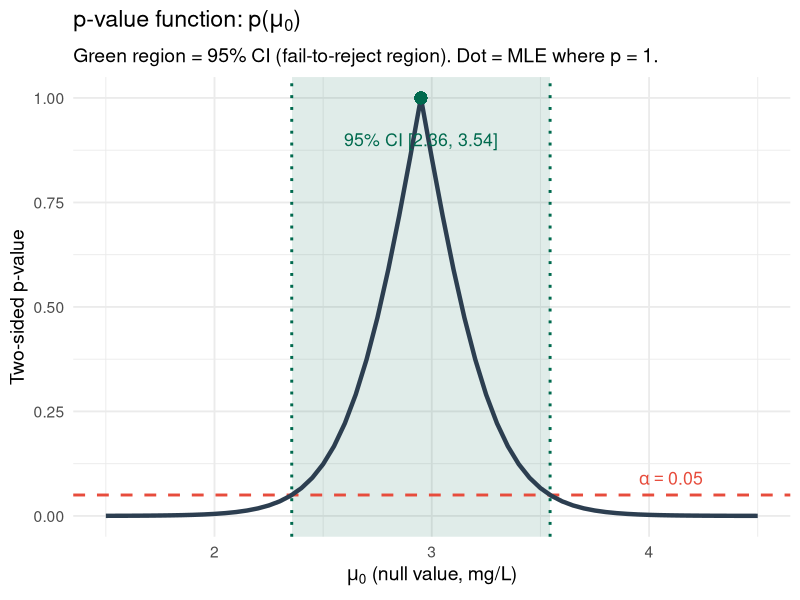
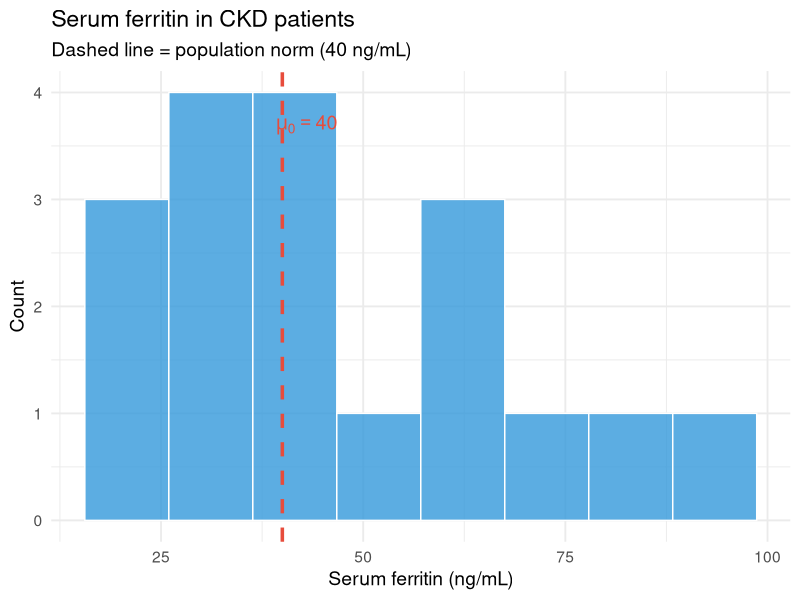

Write the R code that produced these figures, in order.
## ---- chunk 1
#| label: "setup"
#| include: false
knitr::opts_chunk$set(echo = TRUE, warning = FALSE, message = FALSE)
library(tidyverse)
library(patchwork)
set.seed(551)
theme_set(theme_minimal(base_size = 14))
## ---- chunk 2
# Under H0: sum(X_i) ~ Poisson(6 * 2) = Poisson(12)
# Find smallest c such that P(Y >= c | Y ~ Pois(12)) <= 0.05
c_vals <- 12:25
alpha_vals <- 1 - ppois(c_vals - 1, lambda = 12)

tibble(c = c_vals, alpha = round(alpha_vals, 4)) |>
  filter(alpha <= 0.06) |>   # show candidates near 0.05
  knitr::kable()
## ---- chunk 3
c_crit   <- min(c_vals[alpha_vals <= 0.05])
alpha_st <- 1 - ppois(c_crit - 1, lambda = 12)
cat("Critical value c:", c_crit, "\n")
cat("Achieved alpha*: ", round(alpha_st, 4), "\n")
## ---- chunk 4
# Under Ha: sum(X_i) ~ Poisson(6 * 4) = Poisson(24)
beta_st <- ppois(c_crit - 1, lambda = 24)
power   <- 1 - beta_st
cat("Type II error beta*:", round(beta_st, 4), "\n")
cat("Power (1 - beta*):  ", round(power, 4), "\n")
## ---- chunk 5
x_inf <- c(5, 2, 4, 6, 3, 5, 4, 7, 3, 4)
n_inf <- length(x_inf)
lambda0_inf <- 3.5
## ---- chunk 6
xbar_inf <- mean(x_inf)
cat("Sum:", sum(x_inf), "  n:", n_inf, "  MLE lambda-hat:", xbar_inf, "\n")
## ---- chunk 7
neg2lnL <- -2 * (n_inf * xbar_inf - n_inf * lambda0_inf +
                n_inf * xbar_inf * log(lambda0_inf / xbar_inf))
cat("-2 ln(Lambda):", round(neg2lnL, 4), "\n")
## ---- chunk 8
p_wilks <- pchisq(neg2lnL, df = 1, lower.tail = FALSE)
p_exact <- poisson.test(sum(x_inf), T = n_inf, r = lambda0_inf)$p.value

cat("Wilks (chi-sq) p-value:", round(p_wilks, 4), "\n")
cat("Exact Poisson p-value: ", round(p_exact, 4), "\n")
cat("Conclusion at alpha=0.05:",
    ifelse(p_wilks < 0.05, "Reject H0", "Fail to reject H0"), "\n")
## ---- chunk 9
xbar_c <- 142.1; xbar_t <- 140.3; sigma <- 28.15; n <- 3200

se_diff <- sigma * sqrt(2 / n)
z_obs   <- (xbar_t - xbar_c) / se_diff
p_val   <- 2 * pnorm(-abs(z_obs))
z_crit  <- qnorm(0.975)
ci_lo   <- (xbar_t - xbar_c) - z_crit * se_diff
ci_hi   <- (xbar_t - xbar_c) + z_crit * se_diff

cat("SE:", round(se_diff, 4), "\n")
cat("z:", round(z_obs, 4), "  p-value:", round(p_val, 5), "\n")
cat("95% CI: [", round(ci_lo, 3), ",", round(ci_hi, 3), "] mg/dL\n")
## ---- chunk 10
d_cohen <- abs(xbar_t - xbar_c) / sigma
cat("Cohen's d:", round(d_cohen, 4), "-- classified as: negligible (< 0.2)\n")
## ---- chunk 11
T_inf  <- sum(x_inf)   # = 43
alpha_i <- 0.05

ci_lo_p <- qchisq(alpha_i/2,     df = 2 * T_inf)     / (2 * n_inf)
ci_hi_p <- qchisq(1 - alpha_i/2, df = 2 * T_inf + 2) / (2 * n_inf)
cat("95% Poisson CI: [", round(ci_lo_p, 4), ",", round(ci_hi_p, 4), "]\n\n")

# (ii) Test H0: lambda = 3.5
t35 <- poisson.test(T_inf, T = n_inf, r = 3.5)
cat("H0: lambda = 3.5   p =", round(t35$p.value, 4),
    " Decision:", ifelse(t35$p.value < 0.05, "Reject", "FTR"),
    " | 3.5 in CI?", ci_lo_p <= 3.5 & 3.5 <= ci_hi_p, "\n")

# (iii) Test H0: lambda = 4.5
t45 <- poisson.test(T_inf, T = n_inf, r = 4.5)
cat("H0: lambda = 4.5   p =", round(t45$p.value, 4),
    " Decision:", ifelse(t45$p.value < 0.05, "Reject", "FTR"),
    " | 4.5 in CI?", ci_lo_p <= 4.5 & 4.5 <= ci_hi_p, "\n")
## ---- chunk 12
lb <- qchisq(alpha_i, df = 2 * T_inf) / (2 * n_inf)
t_gt <- poisson.test(T_inf, T = n_inf, r = 3.5, alternative = "greater")
cat("95% lower bound:", round(lb, 4), "\n")
cat("Lower bound > 3.5?", lb > 3.5, "\n")
cat("One-sided p-value (Ha: lambda > 3.5):", round(t_gt$p.value, 4), "\n")
## ---- chunk 13
drug <- c(1.8, 2.6, 3.1, 2.2, 4.7, 2.9, 3.8, 2.4, 1.6, 3.5, 4.1, 2.7)
n_d  <- length(drug)
xbar_d <- mean(drug); s_d <- sd(drug); se_d <- s_d / sqrt(n_d); df_d <- n_d - 1
## ---- chunk 14
t_crit <- qt(0.975, df = df_d)
ci_lo_d <- xbar_d - t_crit * se_d
ci_hi_d <- xbar_d + t_crit * se_d
cat("xbar:", round(xbar_d, 4), "  s:", round(s_d, 4), "\n")
cat("95% t-CI: [", round(ci_lo_d, 4), ",", round(ci_hi_d, 4), "] mg/L\n")
cat("mu0 = 3.0 inside CI?", ci_lo_d <= 3.0 & 3.0 <= ci_hi_d, "\n")
## ---- chunk 15
chi_up  <- qchisq(0.975, df = df_d)   # upper quantile -> smaller lower bound
chi_lo  <- qchisq(0.025, df = df_d)   # lower quantile -> larger upper bound
s2_d    <- var(drug)

ci_var_lo <- df_d * s2_d / chi_up
ci_var_hi <- df_d * s2_d / chi_lo

cat("Sample variance:", round(s2_d, 4), "\n")
cat("95% CI for sigma^2: [", round(ci_var_lo, 4), ",", round(ci_var_hi, 4), "]\n")
cat("95% CI for sigma:   [", round(sqrt(ci_var_lo), 4), ",",
    round(sqrt(ci_var_hi), 4), "]\n")
## ---- chunk 16
#| fig-height: 6
#| fig-width: 11
mu0_grid <- seq(1.5, 4.5, by = 0.05)
pval_fn  <- map_dbl(mu0_grid, ~2 * pt(-abs((xbar_d - .x) / se_d), df = df_d))

ggplot(tibble(mu0 = mu0_grid, pval = pval_fn), aes(x = mu0, y = pval)) +
  annotate("rect", xmin = ci_lo_d, xmax = ci_hi_d, ymin = -Inf, ymax = Inf,
           fill = "#006a4e", alpha = 0.12) +
  geom_vline(xintercept = c(ci_lo_d, ci_hi_d),
             color = "#006a4e", linewidth = 1, linetype = "dotted") +
  geom_hline(yintercept = 0.05, linetype = "dashed",
             color = "#e74c3c", linewidth = 1) +
  geom_line(color = "#2c3e50", linewidth = 1.5) +
  geom_point(aes(x = xbar_d, y = 1), size = 3.5, color = "#006a4e") +
  annotate("text", x = xbar_d, y = 0.90,
           label = sprintf("95%% CI [%.2f, %.2f]", ci_lo_d, ci_hi_d),
           color = "#006a4e", size = 4.5) +
  annotate("text", x = 4.1, y = 0.09,
           label = expression(alpha == 0.05), color = "#e74c3c", size = 4.5) +
  labs(title = expression("p-value function: p(" * mu[0] * ")"),
       subtitle = "Green region = 95% CI (fail-to-reject region). Dot = MLE where p = 1.",
       x = expression(mu[0] * " (null value, mg/L)"),
       y = "Two-sided p-value")
## ---- chunk 17
ferritin <- c(28.4, 45.2, 19.8, 67.3, 31.5, 88.1, 22.6, 54.9,
              41.2, 76.8, 33.7, 29.4, 58.3, 44.1, 92.5, 37.6,
              25.8, 61.4)
mu_0 <- 40; n_f <- length(ferritin)
xbar_f <- mean(ferritin); s_f <- sd(ferritin); se_f <- s_f / sqrt(n_f)
## ---- chunk 18
#| fig-height: 5
#| fig-width: 8
ggplot(tibble(x = ferritin), aes(x = x)) +
  geom_histogram(bins = 8, fill = "#3498db", color = "white", alpha = 0.8) +
  geom_vline(xintercept = mu_0, linetype = "dashed",
             color = "#e74c3c", linewidth = 1.2) +
  annotate("text", x = mu_0 + 3, y = 3.7,
           label = expression(mu[0] == 40), color = "#e74c3c", size = 5) +
  labs(title = "Serum ferritin in CKD patients",
       subtitle = "Dashed line = population norm (40 ng/mL)",
       x = "Serum ferritin (ng/mL)", y = "Count")
## ---- chunk 19
T_obs_f <- (xbar_f - mu_0) / se_f
p_ttest <- t.test(ferritin, mu = mu_0)$p.value
cat("Mean:", round(xbar_f, 3), "  SD:", round(s_f, 3), "\n")
cat("T_obs:", round(T_obs_f, 4), "  t-test p:", round(p_ttest, 4), "\n")
## ---- chunk 20
set.seed(551); B_f <- 5000

ferritin_sh <- ferritin - xbar_f + mu_0      # shift to H0

T_boot_f <- replicate(B_f, {
  bs <- sample(ferritin_sh, n_f, replace = TRUE)
  (mean(bs) - mu_0) / (sd(bs) / sqrt(n_f))
})

p_boot_f <- mean(abs(T_boot_f) >= abs(T_obs_f))
cat("Bootstrap p-value:", round(p_boot_f, 4), "\n")
cat("t-test p-value:   ", round(p_ttest,  4), "\n")
cat("Decision:", ifelse(p_boot_f < 0.05, "Reject H0", "Fail to reject H0"), "\n")
